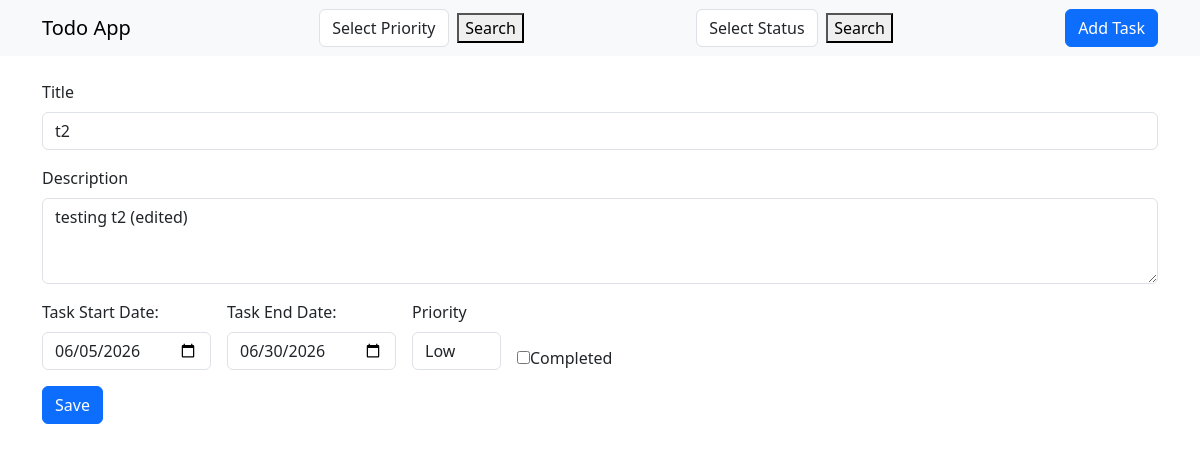
/edit/8/, run on the app's committed database.
### task/models.py (models this page shows, shortened)
class Task(models.Model):
    title=models.CharField(max_length=100)
    description=models.TextField(blank=True)
    completed=models.BooleanField(default=False)
    created_at=models.DateTimeField(auto_now_add=True)
    start_date=models.DateField(blank=True,null=True)
    end_date=models.DateField(blank=True,null=True)
    priority=models.CharField(max_length=50,blank=True)

### task/views.py (the view, shortened to what this page needs)
# urls.py: path('edit/<int:id>/',views.task_edit,name='task_edit'),
def task_edit(request,id):
    task=Task.objects.get(id=id)
    return render(request,'task/task_update.html',{'task': task})

### task/templates/task/task_update.html (shortened to what this page needs)
{% extends 'task/base.html' %}
{% block content %}
<form action= "{% url 'task:task_edit' task.id %}" method="POST">
    <div class="mb-3">
        <label class="form-label">Title</label>
        <input type="text" name="title" class="form-control" value={{task.title}}>
    </div>
   <div class="mb-3">
        <label class="form-label">Description</label>
        <textarea name="description" rows="3" class="form-control">{{task.description}}</textarea>
    </div>
    <div class="mb-3 d-flex align-items-end gap-3">
        <div>
            <label class="form-label">Task Start Date: </label>
            <input type="date" name="start_date" class="form-control" value={{ task.start_date|date:'Y-m-d' }}>
        </div>
        <div>
            <label class="form-label">Task End Date: </label>
            <input type="date" name="end_date" class="form-control" value={{task.end_date|date:'Y-m-d'}}>
        </div>
        <div>
            <label class="form-label">Priority</label>
            <select name="priority" class="form-control">
                <option value="low"{% if task.priority == 'low'%}selected{% endif %}>Low</option>
            </select>
        </div>
        <div>
            <label>
                <input type="checkbox" name="is_completed"{% if task.completed %}checked{% endif %}>Completed
            </label>
</div>
    </div>
    <button type="submit" class="btn btn-primary">Save</button>
{% endblock %}

### data on the page
Task: title "t2", description "testing t2 (edited)", start_date "06/05/2026", end_date "06/30/2026", priority "Low"
